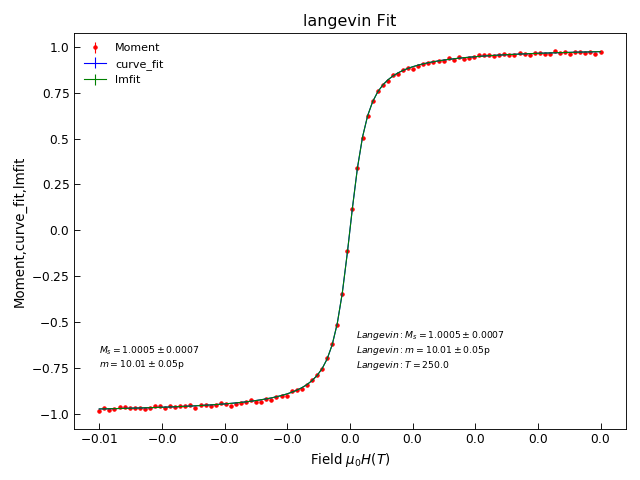

Write the Python code that produced this figure.
"""Test Weak-localisation fitting."""
from Stoner import Data
import Stoner.Fit as SF
from numpy import linspace,ones_like
from numpy.random import normal
from copy import copy

B=linspace(-0.01,0.01,100)
params=[1,1.0E-11,250]
G=SF.langevin(B,*params)+normal(size=len(B),scale=5E-3)
dG=ones_like(B)*5E-3
d=Data(B,G,dG,setas="xye",column_headers=["Field $\\mu_0H (T)$","Moment","dM"])

func=lambda H,M_s,m:SF.langevin(H,M_s,m,250)

d.curve_fit(func,p0=copy(params)[0:2],result=True,header="curve_fit")

d.setas="xye"
fit=SF.Langevin()
p0=fit.guess(G,x=B)
for p,v in zip(p0,params):
    p0[p].set(v)
    p0[p].max=v*5
    p0[p].min=0
    p0[p].vary=p!="T"
    
d.lmfit(fit,p0=p0,result=True,header="lmfit")


d.setas="xyeyy"
d.plot(fmt=["r.","b-","g-"])

d.annotate_fit(func,x=-0.01,y=-0.75,fontdict={"size":"x-small"},mode="eng")
d.annotate_fit(SF.Langevin,x=0.00025,y=-0.75,fontdict={"size":"x-small"},prefix="Langevin",mode="eng")
d.title="langevin Fit"
d.tight_layout()
